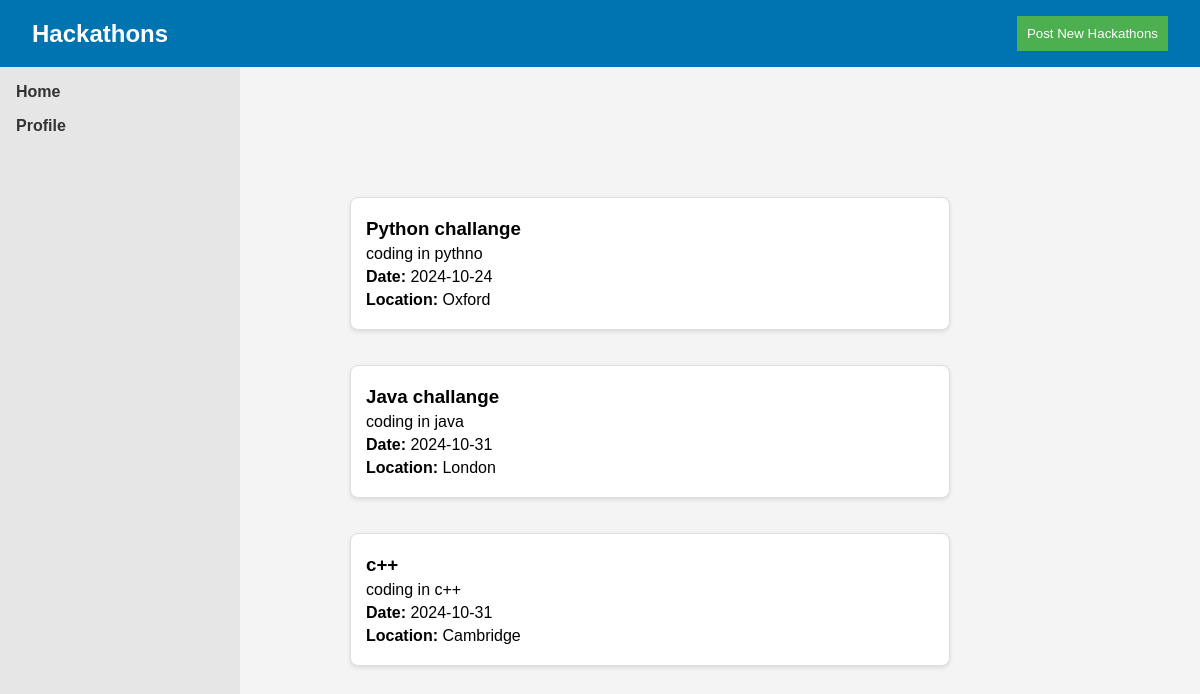
/hack, run on an earlier commit of the app's database.
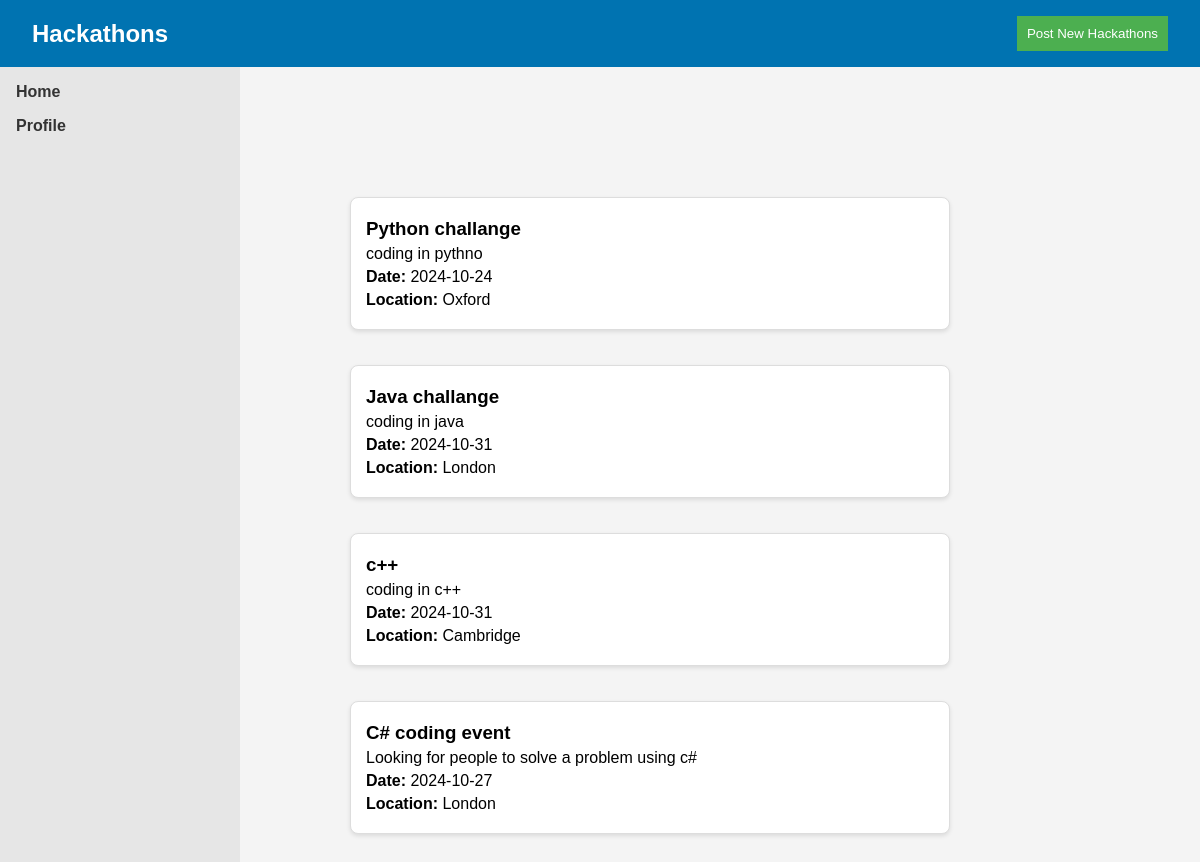
And on a later commit of the database.
### tables this page shows
CREATE TABLE hackathons (
    id INTEGER PRIMARY KEY AUTOINCREMENT,
    title TEXT NOT NULL,
    description TEXT NOT NULL,
    date TEXT NOT NULL,
    location TEXT NOT NULL
);

### app.py (the view)
@app.route('/hack', methods=['GET'])
def hack():
     hackathons = query_db("SELECT title, description, date, location FROM hackathons")
     return render_template('hack.html', hackathons=hackathons)

### app.py (called while the page is built)
def get_db():
     db = sqlite3.connect('database.sqlite')
     return db

def query_db(query, args=(), one=False):
     cur = get_db().execute(query, args)
     rv = cur.fetchall()
     cur.close()
     return (rv[0] if rv else None) if one else rv

### templates/hack.html (shortened to what this page needs)
<!DOCTYPE html>
<html lang="en">
<head>
    <link rel="stylesheet" href="{{ url_for('static', filename='css/hack.css') }}">
</head>
<body>
    <header>
        <div class="navbar">
            <h1>Hackathons</h1>
            <button class="post-hack-btn" onclick="showForm()">Post New Hackathons</button>
        </div>
    </header>
    <aside class="sidebar">
        <ul>
            <li><a href="/">Home</a></li>
                <li><a href="/profile">Profile</a></li>
        </ul>
    </aside>
    <main class="container">
        <div id="hackathon-feed">
            {%if hackathons %}
                {% for hackathon in hackathons %}
                <div class="hackathon-post">
                    <h3>{{ hackathon[0] }}</h3>
                    <p>{{ hackathon[1] }}</p>
                    <p><strong>Date:</strong> {{ hackathon[2] }}</p>
                    <p><strong>Location:</strong> {{ hackathon[3] }}</p>
                </div>
            {% endfor %}
            {% else %}
            <p>No hackathons available. Be the first to post one!</p>
            {% endif %}
        </div>
    </main>
</body>
</html>

### static/css/hack.css (style rules this page uses)
* { margin: 0; padding: 0; box-sizing: border-box; }
body { font-family: Arial, Helvetica, sans-serif; background-color: #f4f4f4; }
.navbar { background-color: #0073b1; color: white; padding: 1rem 2rem; display: flex; justify-content: space-between; align-items: center; }
.navbar h1 { font-size: 1.5rem; }
.post-hack-btn { background-color: #4CAF50; color: white; border: none; padding: 10px; cursor: pointer; }
.container { width: 80%; margin: 20px auto; padding: 20px; display: flex; flex-direction: column; align-items: center; }
#hackathon-feed { width: 100%; display: flex; flex-direction: column; gap: 15px; align-items: center; margin-top: 20px; padding-top: 60px; padding-left: 100px; }
.hackathon-post { background-color: white; padding: 15px; border-radius: 8px; box-shadow: 0px 2px 4px rgba(0, 0, 0, 0.1); border: 1px solid #ddd; width: 80%; max-width: 600px; margin: 10px 0; word-wrap: break-word; }
.hackathon-post h3, .hackathon-post p { text-align: left; margin: 5px 0; }
.sidebar { width: 20%; background-color: #e6e6e6; padding: 1rem; height: 100vh; position: fixed; left: 0; }
.sidebar ul { list-style: none; }
.sidebar ul li { margin-bottom: 1rem; }
.sidebar ul li a { color: #333; text-decoration: none; font-weight: bold; }

What changed in the data, as far as the page shows it:
added hackathons: title "C# coding event", description "Looking for people to solve a problem using c#", date "2024-10-27", location "London"
